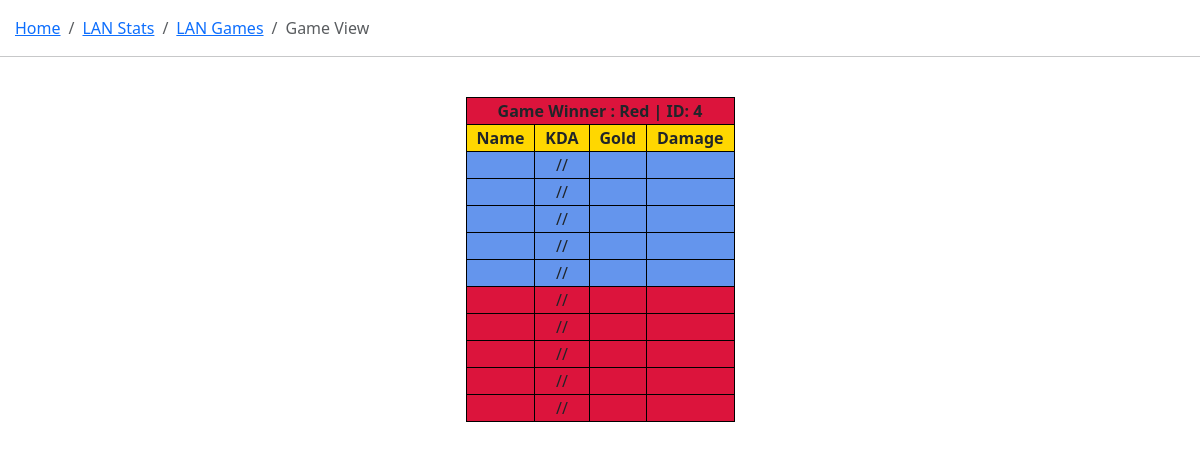
The page /stats/stats_home/game/4 on the database as committed earlier.
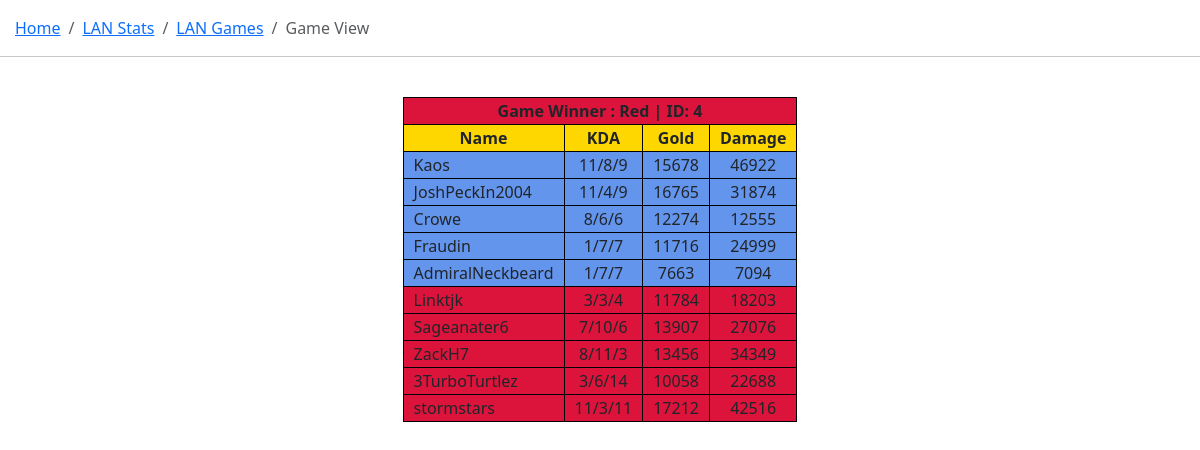
The same page on the database as committed later.
### statsviewer/models.py (models this page shows, shortened)
class Game(models.Model):
    gameid = models.BigAutoField(primary_key=True)
    winner = models.BooleanField(null=False)
    def __str__(self):
        if self.winner == True:
            return "Blue | ID: " + str(self.gameid)
        return "Red | ID: " + str(self.gameid)
    def get_absolute_url(self):
        return reverse("game-detail", args=[str(self.gameid)])

class PlayerInstance(models.Model):
    instanceid = models.BigAutoField(primary_key=True)
    game = models.ForeignKey('Game', on_delete=models.RESTRICT)
    playerlocation = models.IntegerField(null=False, validators=[MaxValueValidator(9), MinValueValidator(0)])
    ROLE_FIELDS = (
        ('t', 'TOP'),
        ('j', 'JUNGLE'),
        ('m', 'MID'),
        ('a', 'ADC'),
        ('s', 'SUP'),
    )
    role = models.CharField(max_length=1, choices=ROLE_FIELDS, help_text='What role did they play')
    kills = models.IntegerField()
    deaths = models.IntegerField()
    assists = models.IntegerField()
    gold = models.IntegerField()
    damage = models.IntegerField()
    ign = models.CharField(max_length=30)
    player = models.ForeignKey('Player', on_delete=models.RESTRICT)

class Player(models.Model):
    class Meta:
        unique_together = (('playerid','name'),)
    playerid = models.BigAutoField(primary_key=True)
    name = models.CharField(max_length=60)
    def __str__(self):
        return self.name

### statsviewer/views.py (the view)
# urls.py: path('stats_home/game/<int:pk>', views.gameDetailView.as_view(), name = 'game-detail'),
class gameDetailView(generic.DetailView):
    model = Game
    def get_context_data(self, **kwargs):
        context = super().get_context_data(**kwargs)
        game = self.object
        dataList = [game]
        playerInstances = PlayerInstance.objects.filter(game = game.pk)
        for p in playerInstances:
            dataList.append(p)
        context = {'list' : dataList}
        return context

### statsviewer/templates/statsviewer/game_detail.html (shortened to what this page needs)
{% extends "stats_generic.html" %}
{% block content %}
<nav style="margin-left: 15px;" aria-label="breadcrumb">
    <ol class="breadcrumb">
      <li class="breadcrumb-item"><a href="{% url 'go-home' %}">Home</a></li>
      <li class="breadcrumb-item"><a href="{% url 'stats-home' %}">LAN Stats</a></li>
      <li class="breadcrumb-item"><a href="{% url 'game-list' %}">LAN Games</a></li>
      <li class="breadcrumb-item active" aria-current="page">Game View</li>
    </ol>
</nav>
<hr>
{% if list %}
<table>
    <tr>
        <th class="free center {% if list.0.winner == True %} blue_team {% else %} red_team {% endif %}" colspan="4"><a class="nav-link" href="{{ list.0.get_absolute_url }}"> Game Winner : {{list.0}} </a></th>
    </tr>
        <tr class="center" style="background-color: gold;"><th>Name</th><th>KDA</th><th>Gold</th><th>Damage</th></tr>
        <tr class="blue_team"><td>{{list.1.player}}</td><td class="center">{{list.1.kills}}/{{list.1.deaths}}/{{list.1.assists}}</td><td class="center">{{list.1.gold}}</td><td class="center">{{list.1.damage}}</td></tr>
        <tr class="blue_team"><td>{{list.2.player}}</td><td class="center">{{list.2.kills}}/{{list.2.deaths}}/{{list.2.assists}}</td><td class="center">{{list.2.gold}}</td><td class="center">{{list.2.damage}}</td></tr>
        <tr class="blue_team"><td>{{list.3.player}}</td><td class="center">{{list.3.kills}}/{{list.3.deaths}}/{{list.3.assists}}</td><td class="center">{{list.3.gold}}</td><td class="center">{{list.3.damage}}</td></tr>
        <tr class="blue_team"><td>{{list.4.player}}</td><td class="center">{{list.4.kills}}/{{list.4.deaths}}/{{list.4.assists}}</td><td class="center">{{list.4.gold}}</td><td class="center">{{list.4.damage}}</td></tr>
        <tr class="blue_team"><td>{{list.5.player}}</td><td class="center">{{list.5.kills}}/{{list.5.deaths}}/{{list.5.assists}}</td><td class="center">{{list.5.gold}}</td><td class="center">{{list.5.damage}}</td></tr>
        <tr class="red_team"><td>{{list.6.player}}</td><td class="center">{{list.6.kills}}/{{list.6.deaths}}/{{list.6.assists}}</td><td class="center">{{list.6.gold}}</td><td class="center">{{list.6.damage}}</td></tr>
        <tr class="red_team"><td>{{list.7.player}}</td><td class="center">{{list.7.kills}}/{{list.7.deaths}}/{{list.7.assists}}</td><td class="center">{{list.7.gold}}</td><td class="center">{{list.7.damage}}</td></tr>
        <tr class="red_team"><td>{{list.8.player}}</td><td class="center">{{list.8.kills}}/{{list.8.deaths}}/{{list.8.assists}}</td><td class="center">{{list.8.gold}}</td><td class="center">{{list.8.damage}}</td></tr>
        <tr class="red_team"><td>{{list.9.player}}</td><td class="center">{{list.9.kills}}/{{list.9.deaths}}/{{list.9.assists}}</td><td class="center">{{list.9.gold}}</td><td class="center">{{list.9.damage}}</td></tr>
        <tr class="red_team"><td>{{list.10.player}}</td><td class="center">{{list.10.kills}}/{{list.10.deaths}}/{{list.10.assists}}</td><td class="center">{{list.10.gold}}</td><td class="center">{{list.10.damage}}</td></tr>
    </table>
{% else %}
<p>No game found.</p>
{% endif %}
{% endblock %}

### statsviewer/templates/stats_generic.html (shortened to what this page needs)
<!doctype html>
<html lang="en">
  <head>
    <link href="https://cdn.jsdelivr.net/npm/bootstrap@5.3.3/dist/css/bootstrap.min.css" rel="stylesheet">
    {% load static %}
    <link rel="stylesheet" href="{% static 'css/styles.css' %}" />
  </head>
  <body>
  </body>
</html>
<body>
{% block content %}{% endblock %}
</body>

### eventcalendar/static/css/styles.css (style rules this page uses)
.center { text-align: center; }
th { border: 1px solid black; text-align: center; padding-left: 10px; padding-right: 10px; font-weight: bold; }
table { border: 1px solid black; margin-left:auto; margin-right: auto; }
td { border: 1px solid black; padding-left: 10px; padding-right: 10px; }
.blue_team { background-color: cornflowerblue; }
.red_team { background-color: crimson; }
body { background-image: url('https://media.discordapp.net/attachments/1203520214013186098/1236773605577199626/Screenshot_2024-05-05_15-16-28.png?ex=66393aad&is=6637e92d&hm=0297f355a9e9d6de8f40dacf7d335fc91f039c2aaa0ff4e687558841ca275e9f&=&format=webp&quality=lossless&width=1191&height=670'); background-repeat: no-repeat; background-size: cover; background-attachment: fixed; }

Rows that differ between the two databases and show on the page:
added PlayerInstance: player.name "Kaos", kills "11", deaths "8", assists "9", gold "15678", damage "46922"
added PlayerInstance: player.name "JoshPeckIn2004", kills "11", deaths "4", assists "9", gold "16765", damage "31874"
added PlayerInstance: player.name "Crowe", kills "8", deaths "6", assists "6", gold "12274", damage "12555"
added PlayerInstance: player.name "Fraudin", kills "1", deaths "7", assists "7", gold "11716", damage "24999"
added PlayerInstance: player.name "AdmiralNeckbeard", kills "1", deaths "7", assists "7", gold "7663", damage "7094"
added PlayerInstance: player.name "Linktjk", kills "3", deaths "3", assists "4", gold "11784", damage "18203"
added PlayerInstance: player.name "Sageanater6", kills "7", deaths "10", assists "6", gold "13907", damage "27076"
added PlayerInstance: player.name "ZackH7", kills "8", deaths "11", assists "3", gold "13456", damage "34349"
added PlayerInstance: player.name "3TurboTurtlez", kills "3", deaths "6", assists "14", gold "10058", damage "22688"
added PlayerInstance: player.name "stormstars", kills "11", deaths "3", assists "11", gold "17212", damage "42516"
